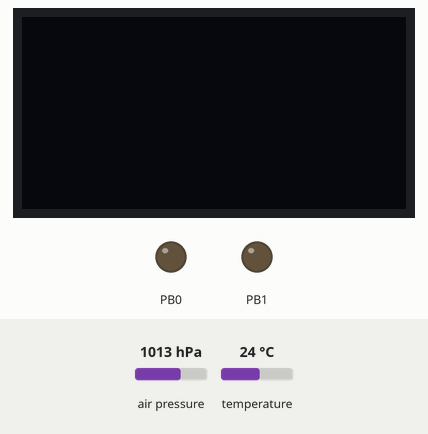
This program was run on a simulated ATmega32, built with avr-gcc and emulated at 16 MHz (the files do not name the chip). Shown: 128×64 one-colour display, output pins drawn as LEDs (lit = HIGH). Wiring (inferred from the names in the program): SH1106 OLED at I2C address 0x3C. The inputs (shaded band) are chosen by the test bench; at power-on: air pressure 1013 hPa, temperature 24 °C.

Above: at 0.05 s.
Timing chart, 0 to 4.7 s (numbered marks = the images above):
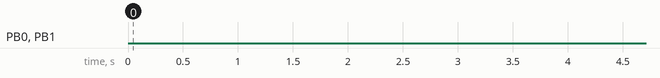

The program:

main.c
```c
/*
 * I2C_OLED_BMP180_Atmega8.c
 *
 * Created: 22-11-2023 21:27:37
 * Author : naval
 */
#define F_CPU	16000000
#include <avr/io.h>
#include <avr/interrupt.h>
#include <util/delay.h>
#include <compat/deprecated.h>
#include <stdio.h>
#include <string.h>
#include "i2cnaval.c"
#include "i2c_oled_SSD1306.c"


#define BMP180_ADDR_WRITE			0xEE // WRITE address ON BMP180
#define BMP180_ADDR_READ			0xEF // READ  address ON BMP180
#define	BMP180_REG_CONTROL			0xF4
#define	BMP180_REG_RESULT			0xF6

#define	BMP180_COMMAND_TEMPERATURE	0x2E
#define	BMP180_COMMAND_PRESSURE0	0x34
#define	BMP180_COMMAND_PRESSURE1	0x74
#define	BMP180_COMMAND_PRESSURE2	0xB4
#define	BMP180_COMMAND_PRESSURE3	0xF4

unsigned char ac1[22],ac2[2],str[20];
short AC1,AC2,AC3,B1,B2,MB,MC,MD; // from datasheet ref.
unsigned short AC4,AC5,AC6,ut,pu;
double c5,c6,mc,md,x0,x1,x2,y0,y1,y2,p0,p1,p2,T,X1, bz,c3,c4,b1; // from web reference
char _error;
double bmp_temp,bmp_pressure,altitude;

volatile int flag_1000ms=0;
volatile int flag_500ms=0;

void bmp180_init()
{
	i2c_init();
	i2c_start();
	i2c_write(0xee);  // address with write command
	i2c_write(0xaa);  // starting address for reading BMP180 EEPROM
	_delay_ms(100);
	i2c_start();	// restart for read mode
	_delay_ms(10);
	i2c_write(0xef); // address with read mode on i2c bus
	ac1[0]=i2c_read(1); // after every ack address shift to next address in sequence
	ac1[1]=i2c_read(1);
	ac1[2]=i2c_read(1);
	ac1[3]=i2c_read(1);
	ac1[4]=i2c_read(1);
	ac1[5]=i2c_read(1);
	ac1[6]=i2c_read(1);
	ac1[7]=i2c_read(1);
	ac1[8]=i2c_read(1);
	ac1[9]=i2c_read(1);
	ac1[10]=i2c_read(1);
	ac1[11]=i2c_read(1);
	ac1[12]=i2c_read(1);
	ac1[13]=i2c_read(1);
	ac1[14]=i2c_read(1);
	ac1[15]=i2c_read(1);
	ac1[16]=i2c_read(1);
	ac1[17]=i2c_read(1);
	ac1[18]=i2c_read(1);
	ac1[19]=i2c_read(1);
	ac1[20]=i2c_read(1);
	ac1[21]=i2c_read(0);
	i2c_stop;

	AC1=(ac1[0]<<8)|ac1[1]; // bit shifting // 2 char(8 bit) converted to 16 bit by shifting and adding
	AC2=(ac1[2]<<8)|ac1[3]; // after shifting value is now in signed decimal data type
	AC3=(ac1[4]<<8)|ac1[5];
	AC4=(ac1[6]<<8)|ac1[7];
	AC5=(ac1[8]<<8)|ac1[9];
	AC6=(ac1[10]<<8)|ac1[11];
	B1=(ac1[12]<<8)|ac1[13];
	B2=(ac1[14]<<8)|ac1[15];
	MB=(ac1[16]<<8)|ac1[17];
	MC=(ac1[18]<<8)|ac1[19];
	MD=(ac1[20]<<8)|ac1[21];

	/*AC1=408;				// calibrated values from datasheet of BMP180
	AC2=-72;
	AC3=-14383;
	AC4=32741;
	AC5=32757;
	AC6=23153;
	B1=6190;
	B2=4;
	MB=-32768;
	MC=-8711;
	MD=2868;*/

	c5 = (pow(2,-15) / 160) * AC5; // math calculation from web // for temperature
	c6 = AC6;                                                    // for temperature
	mc = (pow(2,11) / pow(160,2)) * MC;                         // for temperature
	md = MD / 160.0;											 // for temperature

	c3 = 160.0 * pow(2,-15) * AC3;            // below values are for pressure and altitue measurement
	c4 = pow(10,-3) * pow(2,-15) * AC4;
	b1 = pow(160,2) * pow(2,-30) * B1;
	x0 = AC1;
	x1 = 160.0 * pow(2,-13) * AC2;
	x2 = pow(160,2) * pow(2,-25) * B2;
	y0 = c4 * pow(2,15);
	y1 = c4 * c3;
	y2 = c4 * b1;
	p0 = (3791.0 - 8.0) / 1600.0;
	p1 = 1.0 - 7357.0 * pow(2,-20);
	p2 = 3038.0 * 100.0 * pow(2,-36);

}

double get_temp()
{
	// reading 16 bit raw value of ADC for temp on BMP180
	i2c_start();
	i2c_write(BMP180_ADDR_WRITE); // write mode with device address
	i2c_write(BMP180_REG_CONTROL); // control register
	i2c_write(BMP180_COMMAND_TEMPERATURE); // command for temperature ADC conversion
	i2c_stop();
	_delay_ms(10);

	i2c_start();
	i2c_write(BMP180_ADDR_WRITE);  // write mode with device address
	i2c_write(BMP180_REG_RESULT);  // goto result regsiter
	_delay_ms(10);
	i2c_start();
	i2c_write(BMP180_ADDR_READ); // read from result register
	ac2[0]=i2c_read(1);  // MSB read
	ac2[1]=i2c_read(0);  // LSB read

	i2c_stop();

	ut=(ac2[0]<<8)|ac2[1];  // bit shifting for adding 2 char to make 16 bit

	X1 = c5 * (ut - c6);
	T = X1 + ( mc / (X1 + md) );  // math calculations from web reference

	return T;

}

double getBMP180_pressure()
{
	double s,x,y,z,P;

	// reading 16 bit raw value of ADC for temp on BMP180
	i2c_start();
	i2c_write(BMP180_ADDR_WRITE); // write mode with device address
	i2c_write(BMP180_REG_CONTROL); // control register
	i2c_write(BMP180_COMMAND_PRESSURE0); // command for pressure ADC conversion
	_delay_ms(50);
	i2c_stop();
	_delay_ms(10);

	i2c_start();
	i2c_write(BMP180_ADDR_WRITE);  // write mode with device address
	i2c_write(BMP180_REG_RESULT);  // goto result regsiter
	_delay_ms(10);
	i2c_start();
	i2c_write(BMP180_ADDR_READ); // read from result register
	ac2[0]=i2c_read(1);  // MSB read
	ac2[1]=i2c_read(1);  // LSB read
	ac2[2]=i2c_read(0);
	i2c_stop();

	pu=(ac2[0]<<8)|ac2[1]; //>>(8-0);  // bit shifting for adding 2 char to make 16 bit
	//pu=65500;
	//sprintf(str,"%u",pu);
	//uart_txstr(str);
	s = bmp_temp - 25.0;
	x = (x2 * pow(s,2)) + (x1 * s) + x0;
	y = (y2 * pow(s,2)) + (y1 * s) + y0;
	z = (pu - x) / y;
	P = (p2 * pow(z,2)) + (p1 * z) + p0;  // math calulations from web

	return P;

}


// Timer0 ISR for setting task flag

ISR(TIMER0_OVF_vect)
{
	static	int count_1000ms=0;
	static	int count_500ms=0;

	if(count_1000ms == 2000)
	{
		flag_1000ms = 1;
		count_1000ms = 0;
	}

	if(count_500ms == 500)
	{
		flag_500ms = 1;
		count_500ms = 0;
	}

	count_500ms++;
	count_1000ms++;
	TCNT0 = 240;		// COUNT FOR 1 MS
}

void timer0_init()
{
	TCCR0 = 0X05;			//	PRESCALAR AS 1024
	TCNT0 = 240;			//	COUNT FOR 1 MS
	TIMSK |= (1 << TOIE0);  //	Unmask Timer 0 overflow interrupt.
}

void get_bmp180_reading(void)
{
	bmp_temp=get_temp();
	_delay_ms(100);
	bmp_pressure=getBMP180_pressure();

	cbi(PORTB,0);
	sbi(PORTB,1);
}

int main(void)
{
    /* Replace with your application code */


  sbi(DDRB,0);
  sbi(DDRB,1);

  unsigned short a;
  float c=sizeof(a);

  lcd_init(LCD_DISP_ON);
  _delay_ms(10);
  lcd_puts("HelloWorld");
  _delay_ms(4000);
  lcd_clrscr();
   _delay_ms(10);


  bmp180_init();
   _delay_ms(10);

  timer0_init();
   _delay_ms(10);

  sei();			// global interrupt enable

  /* Replace with your application code */
  while (1)
  {
  if(flag_1000ms == 1)
  {
	  sbi(PORTB,0);
	  cbi(PORTB,1);

	  get_bmp180_reading();

	  lcd_clrscr();
	   _delay_ms(10);
	  lcd_puts("TC=");
	  dtostrf(bmp_temp,2,1,str);
	  lcd_puts(str);
	   _delay_ms(10);
	  lcd_gotoxy(0,3);
	  lcd_puts("HG= ");
	  dtostrf(bmp_pressure,2,1,str);
	  lcd_puts(str);
	   _delay_ms(10);

	  altitude = 44330.0 * (1.0 - pow((bmp_pressure*100) / 101325.0, (1.0/5.255)));
	  lcd_gotoxy(0,6);
	  lcd_puts("Alt=");
	  dtostrf(altitude,2,1,str);
	  lcd_puts(str);
	  _delay_ms(10);
	  flag_1000ms = 0;
  }

  else if(flag_500ms == 1)
  {

	  flag_500ms = 0;
  }
}
}
```

fontSSD1306.h
```c
/*
 *  fontSSD1306.h
 *
 *
 */
#ifndef _font_h_
#define _font_h_
#include <avr/pgmspace.h>

extern const char ssd1306oled_font[][6] PROGMEM;
extern const char special_char[][2] PROGMEM;

#endif
```

i2c_oled_SSD1306.h
```c
/*
 * i2c_oled_SSD1306.h
 *
 * Created: 29/10/2023 09:06 PM
 *  Author: Navalkishor Kumawat
 */


#ifndef OLED_H_
#define OLED_H_

#include <inttypes.h>
#include <avr/pgmspace.h>

#define I2C			// I2C(currently supported) or SPI (not supported yet)
    /* TODO: define displaycontroller */
#define SSD1306 //SH1106                 // or SSD1306, check datasheet of your display
    /* TODO: define displaymode */
#define TEXTMODE                // TEXTMODE for only text to display,
    // GRAPHICMODE for text and graphic
    /* TODO: define font */
#define FONT            ssd1306oled_font // set font here, refer font-name at font.h/font.c

    /* TODO: define I2C-adress for display */

    // using 7-bit-adress for lcd-library
    // if you use your own library for twi check I2C-adress-handle
#define LCD_I2C_ADR           0x3C //(0x78 >> 1) // 7 bit slave-adress without r/w-bit
    // r/w-bit are set/unset by library
    // e.g. 8 bit slave-adress:
    // 0x78 = address 0x3C with cleared r/w-bit (write-mode)


#ifdef I2C
#include "i2cnaval.h"	// library for I2C-communication

#endif

#ifndef YES
#define YES        1
#endif

#define NORMALSIZE 1
#define DOUBLESIZE 2

#define LCD_DISP_OFF       0xAE
#define LCD_DISP_ON        0xAF

#define WHITE            0x01
#define BLACK            0x00

#define DISPLAY_WIDTH        128
#define DISPLAY_HEIGHT        64

void i2c_start1(uint8_t i2c_addr);
void lcd_command(uint8_t cmd[], uint8_t size);    // transmit command to display
void lcd_data(uint8_t data[], uint16_t size);    // transmit data to display
void lcd_init(uint8_t dispAttr);
void lcd_home(void);                        // set cursor to 0,0
void lcd_invert(uint8_t invert);        	// invert display
void lcd_sleep(uint8_t sleep);            	// display goto sleep (power off)
void lcd_set_contrast(uint8_t contrast);    // set contrast for display
void lcd_puts(const char* s);            	// print string, \n-terminated, from ram on screen (TEXTMODE)
// or buffer (GRAPHICMODE)
void lcd_puts_p(const char* progmem_s);	// print string from flash on screen (TEXTMODE)
// or buffer (GRAPHICMODE)

void lcd_clrscr(void);                	// clear screen (and buffer at GRFAICMODE)
void lcd_gotoxy(uint8_t x, uint8_t y);      // set curser at pos x, y. x means character,
// y means line (page, refer lcd manual)
void lcd_goto_xpix_y(uint8_t x, uint8_t y); // set curser at pos x, y. x means pixel,
// y means line (page, refer lcd manual)
void lcd_putc(char c);                	// print character on screen at TEXTMODE
 // at GRAPHICMODE print character to buffer
void lcd_charMode(uint8_t mode);            // set size of chars
void lcd_flip(uint8_t flipping);		// flip display,
// flipping == 0: no flip (normal mode)
// == 1: flip horizontal & vertical
// == 2: flip(mirrored) vertical
// == 3: flip(mirrored) horizontal

#if defined GRAPHICMODE
uint8_t lcd_drawPixel(uint8_t x, uint8_t y, uint8_t color);
uint8_t lcd_drawLine(uint8_t x1, uint8_t y1, uint8_t x2, uint8_t y2, uint8_t color);
uint8_t lcd_drawRect(uint8_t px1, uint8_t py1, uint8_t px2, uint8_t py2, uint8_t color);
uint8_t lcd_fillRect(uint8_t px1, uint8_t py1, uint8_t px2, uint8_t py2, uint8_t color);
uint8_t lcd_drawCircle(uint8_t center_x, uint8_t center_y, uint8_t radius, uint8_t color);
uint8_t lcd_fillCircle(uint8_t center_x, uint8_t center_y, uint8_t radius, uint8_t color);
uint8_t lcd_drawBitmap(uint8_t x, uint8_t y, const uint8_t picture[], uint8_t width, uint8_t height, uint8_t color);
void lcd_display(void);                	// copy buffer to display RAM
void lcd_clear_buffer(void); 		// clear display buffer
uint8_t lcd_check_buffer(uint8_t x, uint8_t y); // read a pixel value from the display buffer
void lcd_display_block(uint8_t x, uint8_t line, uint8_t width); // display (part of) a display line
#endif

#endif	/* OLED_H_ */
```

i2cnaval.c
```c
/*
 * i2cnaval.c
 *  Author:Navalkishor Kumawat
 *  Created: 29/10/2023 06:50 PM
 */
#include <avr/io.h>
#include "i2cnaval.h"

void i2c_init(void)
{
	TWSR=0x00;
	TWBR=0x48;
	TWCR=0x00;

}

void i2c_start(void)
{
	TWCR=(1<<TWINT)|(1<<TWSTA)|(1<<TWEN);
	while((TWCR&(1<<TWINT))==0);
}

void i2c_write(unsigned char data)
{
	TWDR=data;
	TWCR=(1<<TWINT)|(1<<TWEN);
	while((TWCR&(1<<TWINT))==0);

}

unsigned char i2c_read(unsigned char ackVal)
{
	TWCR=(1<<TWINT)|(1<<TWEN)|(ackVal<<TWEA);
	while(!(TWCR & (1<<TWINT)));
	return TWDR;

}


void i2c_stop()
{
	TWCR=(1<<TWINT)|(1<<TWEN)|(1<<TWSTO);
	//for(int x=0;x<10;x++);	//wait for sometime
	_delay_ms(10);

}
```

i2cnaval.h
```c
/*
 * i2cnaval.h
 *
 * Created: 29/10/2023 06:46 PM
 *  Author: Navalkishor Kumawat
 */


#ifndef I2C_H_
#define I2C_H_

#include <avr/io.h>
#include <string.h>


//Function To Initialize the I2C Module
void i2c_init();

//Function to start i2c
void i2c_start(void);

//Function to write a unsigned char on i2c bus
void i2c_write(unsigned char data);

//Function to stop i2c bus
void i2c_stop();

#endif /* I2C_H_ */
```

Source omitted: fontSSD1306.c (data table, 5398 bytes), i2c_oled_SSD1306.c (14358 bytes)

Measured:
- by itself, PB0: LOW → HIGH at 7.2 s, → LOW 0.23 s later, → HIGH 1.8 s later, → LOW 0.23 s later, … (120 changes in this stretch)
- by itself, PB1: LOW → HIGH at 7.4 s, → LOW 1.8 s later, → HIGH 0.23 s later, → LOW 1.8 s later, … (119 changes in this stretch)
